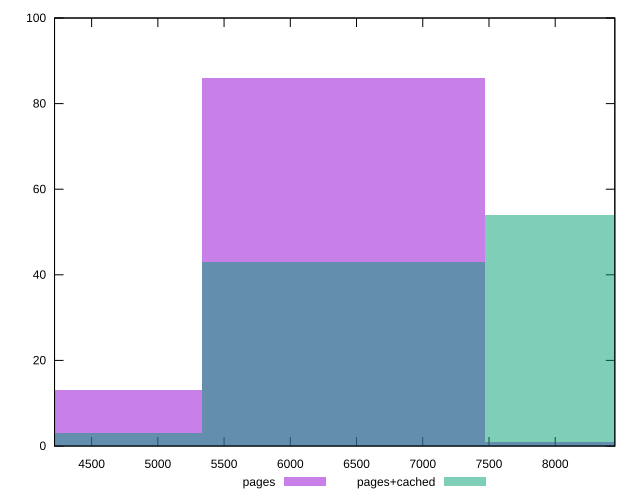

Source code (gnuplot):
reset

$pages <<EOF
6402.164276537324 86
4268.10951769155 13
8536.2190353831 1
EOF

$pagesCached <<EOF
6402.164276537324 43
4268.10951769155 3
8536.2190353831 54
EOF

set key outside below
set boxwidth 2134.054758845775
set xrange [4220:8450]
set yrange [0:100]
set trange [0:100]
set style fill transparent solid 0.5 noborder
set terminal svg size 640, 500 enhanced background rgb 'white'
set output "reprap/uses-http2/comparison/histogram/0_vs_1.svg"

plot $pages title "pages" with boxes, \
     $pagesCached title "pages+cached" with boxes

reset
